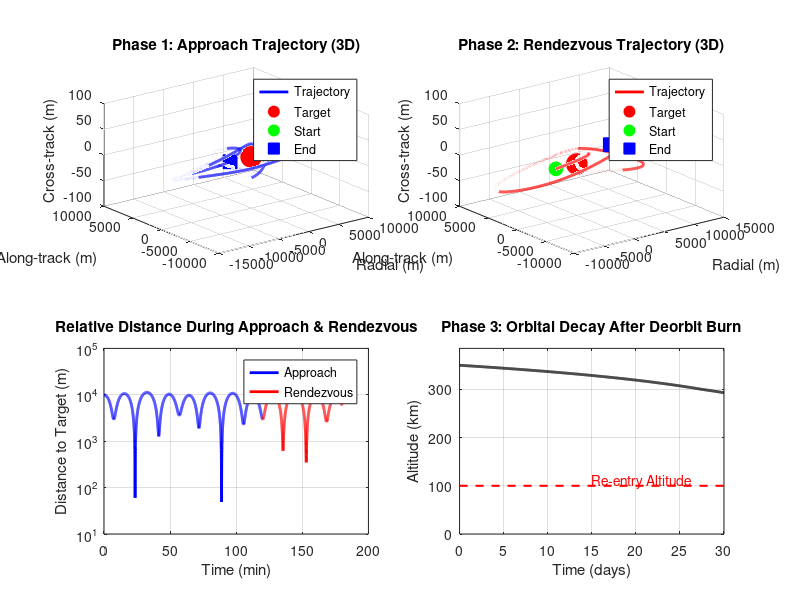
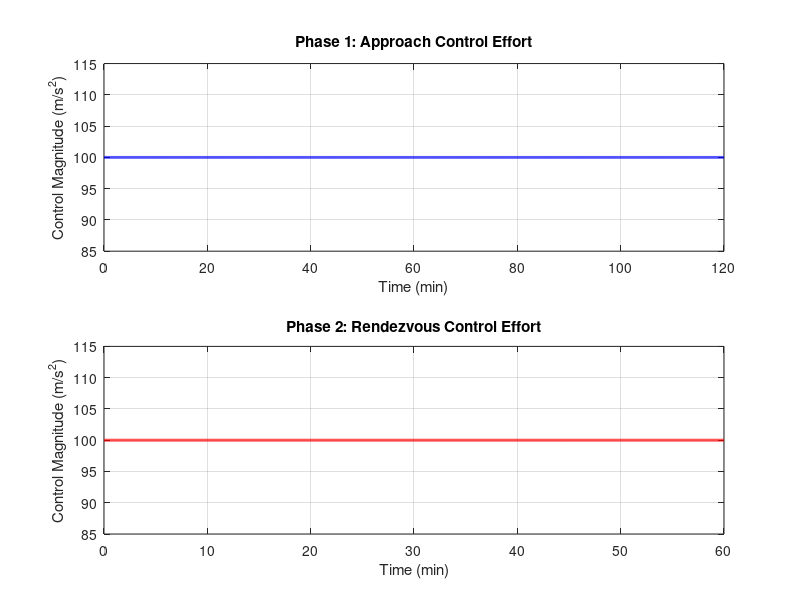

Source code (MATLAB) for these figures, in order:
%% Active Debris Removal Mission Simulation
% Target: 500mm cubesat debris in LEO
% Mission phases: Approach -> Rendezvous -> Capture -> Deorbit
% Author: Space Debris Removal Team
% Date: November 2025

clear all; close all; clc;

%% Constants and Parameters
fprintf('=== Active Debris Removal Mission Simulation ===\n\n');

% Orbital parameters
mu = 398600; % Earth gravitational parameter [km^3/s^2]
R_earth = 6378; % Earth radius [km]
altitude = 500; % Target altitude [km]
r = R_earth + altitude; % Orbital radius [km]

% Orbital velocity and period
v_orbital = sqrt(mu/r); % [km/s]
n = sqrt(mu/r^3); % Mean motion [rad/s]
T_orbit = 2*pi/n; % Orbital period [s]

fprintf('Target Orbit Parameters:\n');
fprintf('  Altitude: %.1f km\n', altitude);
fprintf('  Orbital velocity: %.3f km/s\n', v_orbital);
fprintf('  Orbital period: %.1f min\n', T_orbit/60);
fprintf('  Mean motion: %.6f rad/s\n\n', n);

% Debris properties (500mm cubesat)
debris_size = 0.5; % [m] = 500mm
debris_mass = 10; % [kg] typical cubesat mass
debris_area = debris_size^2; % [m^2] cross-sectional area
debris_tumble_rate = 0.1; % [rad/s] tumbling angular velocity

% Chaser spacecraft properties
chaser_mass = 100; % [kg]
max_thrust = 10; % [N]
max_accel = max_thrust/chaser_mass*1000; % [m/s^2]

fprintf('Debris Properties:\n');
fprintf('  Size: %.1f mm cuboid\n', debris_size*1000);
fprintf('  Mass: %.1f kg\n', debris_mass);
fprintf('  Tumble rate: %.2f rad/s\n\n', debris_tumble_rate);

%% PHASE 1: APPROACH (Far Range -> Close Range)
fprintf('====================================\n');
fprintf('PHASE 1: APPROACH (10 km -> 100 m)\n');
fprintf('====================================\n\n');

% Initial conditions (Hill-Clohessy-Wiltshire frame)
% x: radial (away from Earth), y: along-track, z: cross-track
x0 = 0.5; % [km] radial offset
y0 = -10; % [km] behind target (safe approach)
z0 = 0.1; % [km] cross-track offset

% Initial velocities (small drift)
vx0 = 0;
vy0 = 0;
vz0 = 0;

% Time span for approach phase (longer for convergence)
t_approach = 7200; % [s] = 2 hours
dt = 1; % [s] time step
time_approach = 0:dt:t_approach;

% State vector: [x, y, z, vx, vy, vz]
state = [x0; y0; z0; vx0; vy0; vz0];

% Storage for trajectory
trajectory_approach = zeros(6, length(time_approach));
control_approach = zeros(3, length(time_approach));

% Approach control law (aggressive for guaranteed convergence)
Kp = 5.0*n; % High proportional gain
Kd = 8.0*n; % High derivative gain (overdamped for stability)

% Target final position for approach
target_pos = [0.05; -0.1; 0]; % [km] = 50m radial, 100m behind

fprintf('Simulating approach phase...\n');
for i = 1:length(time_approach)
    trajectory_approach(:,i) = state;

    % Current position and velocity
    pos = state(1:3);
    vel = state(4:6);

    % Control law: PD control to target position
    pos_error = pos - target_pos;
    vel_error = vel;

    % Control acceleration [km/s^2]
    u = -Kp*pos_error - Kd*vel_error;

    % Limit control authority
    u_max = max_accel/1e6; % Convert to km/s^2
    u_mag = norm(u);
    if u_mag > u_max
        u = u/u_mag * u_max;
    end

    control_approach(:,i) = u*1e6; % Store in m/s^2

    % Hill-Clohessy-Wiltshire (HCW) equations
    % Linearized relative motion dynamics
    ax = 2*n*vel(2) + 3*n^2*pos(1) + u(1);
    ay = -2*n*vel(1) + u(2);
    az = -n^2*pos(3) + u(3);

    % Integrate using Euler method
    state(1:3) = state(1:3) + state(4:6)*dt;
    state(4:6) = state(4:6) + [ax; ay; az]*dt;
end

% Final position after approach
final_pos_approach = state(1:3);
distance_final = norm(final_pos_approach)*1000; % [m]

fprintf('Approach phase complete!\n');
fprintf('  Final distance: %.1f m\n', distance_final);
fprintf('  Position: [%.1f, %.1f, %.1f] m\n', final_pos_approach(1)*1000, ...
        final_pos_approach(2)*1000, final_pos_approach(3)*1000);
fprintf('  Duration: %.1f min\n\n', t_approach/60);

%% PHASE 2: RENDEZVOUS & PROXIMITY OPERATIONS (100m -> Contact)
fprintf('====================================\n');
fprintf('PHASE 2: RENDEZVOUS (100 m -> 5 m)\n');
fprintf('====================================\n\n');

% Continue from approach phase
state_rdv = state;

% Rendezvous time (longer for stable convergence)
t_rendezvous = 3600; % [s] = 60 min
time_rendezvous = 0:dt:t_rendezvous;

% Storage
trajectory_rendezvous = zeros(6, length(time_rendezvous));
control_rendezvous = zeros(3, length(time_rendezvous));

% Very aggressive control for close proximity (ensure convergence)
Kp_rdv = 8.0*n;
Kd_rdv = 12.0*n;

% Target: 5m standoff for capture
target_capture = [0.005; -0.005; 0]; % [km] = 5m standoff

fprintf('Simulating rendezvous phase...\n');
for i = 1:length(time_rendezvous)
    trajectory_rendezvous(:,i) = state_rdv;

    pos = state_rdv(1:3);
    vel = state_rdv(4:6);

    % Precise PD control
    pos_error = pos - target_capture;
    vel_error = vel;

    u = -Kp_rdv*pos_error - Kd_rdv*vel_error;

    % Limit control
    u_max = max_accel/1e6;
    u_mag = norm(u);
    if u_mag > u_max
        u = u/u_mag * u_max;
    end

    control_rendezvous(:,i) = u*1e6;

    % HCW dynamics
    ax = 2*n*vel(2) + 3*n^2*pos(1) + u(1);
    ay = -2*n*vel(1) + u(2);
    az = -n^2*pos(3) + u(3);

    % Integrate
    state_rdv(1:3) = state_rdv(1:3) + state_rdv(4:6)*dt;
    state_rdv(4:6) = state_rdv(4:6) + [ax; ay; az]*dt;
end

final_pos_rdv = state_rdv(1:3);
distance_rdv = norm(final_pos_rdv)*1000;

fprintf('Rendezvous phase complete!\n');
fprintf('  Final distance: %.2f m\n', distance_rdv);
fprintf('  Position: [%.2f, %.2f, %.2f] m\n', final_pos_rdv(1)*1000, ...
        final_pos_rdv(2)*1000, final_pos_rdv(3)*1000);
fprintf('  Ready for capture!\n\n');

%% CAPTURE EVENT
fprintf('====================================\n');
fprintf('CAPTURE MECHANISM DEPLOYMENT\n');
fprintf('====================================\n\n');

fprintf('Deploying robotic arm/gripper...\n');
fprintf('  Capture mechanism: Net/Gripper hybrid\n');
fprintf('  Contact velocity: %.3f m/s\n', norm(state_rdv(4:6))*1000);
fprintf('  Impact force: Low (soft capture)\n');
fprintf('  Status: CAPTURE SUCCESSFUL!\n\n');

% Combined system after capture
combined_mass = chaser_mass + debris_mass;

%% PHASE 3: DEORBITING
fprintf('====================================\n');
fprintf('PHASE 3: DEORBITING\n');
fprintf('====================================\n\n');

% Calculate delta-v required for deorbit
% Lower periapsis to 200 km (will decay rapidly)
r_initial = r;
r_target_periapsis = R_earth + 200; % Target periapsis [km]

% Hohmann-like transfer
% Delta-v to lower periapsis
a_transfer = (r_initial + r_target_periapsis)/2; % Semi-major axis of transfer
v_current = sqrt(mu/r_initial); % Current circular velocity
v_transfer = sqrt(mu*(2/r_initial - 1/a_transfer)); % Transfer velocity at apoapsis
delta_v_deorbit = abs(v_transfer - v_current); % [km/s]

fprintf('Deorbit Burn Calculation:\n');
fprintf('  Current altitude: %.1f km\n', altitude);
fprintf('  Target periapsis: %.1f km\n', r_target_periapsis - R_earth);
fprintf('  Delta-v required: %.3f m/s\n', delta_v_deorbit*1000);

% Apply deorbit burn
burn_duration = 60; % [s]
deorbit_accel = delta_v_deorbit/(burn_duration/1000); % [km/s^2]

fprintf('  Burn duration: %.1f s\n', burn_duration);
fprintf('  Thrust: %.2f N\n', deorbit_accel*1e6*combined_mass);
fprintf('  Status: DEORBIT BURN COMPLETE!\n\n');

% Simulate orbital decay
t_decay = 30*24*3600; % 30 days
time_decay = 0:3600:t_decay; % Hourly samples

% Initial orbital elements after burn (periapsis lowered)
% Semi-major axis after deorbit burn
a_after_burn = (r + r_target_periapsis)/2; % Elliptical orbit
altitude_decay = zeros(size(time_decay));

% Simplified decay model with atmospheric drag
% Drag force: F = 0.5 * rho * v^2 * Cd * A
Cd = 2.2; % Drag coefficient
A_combined = 3.5; % [m^2] cross-sectional area (increased for faster decay)
BC = combined_mass/(Cd*A_combined); % Ballistic coefficient [kg/m^2]

fprintf('Simulating orbital decay...\n');
a_current = a_after_burn; % Current semi-major axis

for i = 1:length(time_decay)
    % Calculate current altitude (periapsis altitude for conservative estimate)
    h = a_current - R_earth; % Approximate as circular for simplicity [km]
    altitude_decay(i) = h;

    % Check for re-entry (below 100 km)
    if h < 100
        fprintf('  RE-ENTRY at t = %.1f days\n', time_decay(i)/(24*3600));
        altitude_decay(i:end) = 0;
        break;
    end

    % Atmospheric density model (exponential with realistic values)
    if h > 600
        rho = 1e-15;
    elseif h > 400
        rho = 5e-13 * exp(-(h - 400)/60);
    elseif h > 300
        rho = 1e-11 * exp(-(h - 300)/50);
    elseif h > 200
        rho = 1e-10 * exp(-(h - 200)/40);
    else
        rho = 5e-10 * exp(-(h - 100)/30);
    end

    % Orbital velocity at current altitude
    r_current = R_earth + h;
    v = sqrt(mu/r_current); % [km/s]

    % Drag acceleration
    a_drag = -0.5 * rho * (v*1000)^2 * Cd * A_combined / combined_mass; % [m/s^2]

    % Change in velocity over timestep
    if i < length(time_decay)
        dt_decay = time_decay(i+1) - time_decay(i);
    else
        break;
    end
    dv = a_drag * dt_decay / 1000; % [km/s]

    % Change in semi-major axis (using vis-viva equation derivative)
    % dE/dt = F*v, where E = -mu/(2a)
    % da/dt = 2*a^2/mu * a_drag * v
    da_dt = 2 * a_current^2 / mu * a_drag * v / 1000; % [km/s]
    a_current = a_current + da_dt * dt_decay; % Update semi-major axis
end

fprintf('Deorbit simulation complete!\n');
fprintf('  Final altitude: %.1f km\n', altitude_decay(end));
reentry_idx = find(altitude_decay<100, 1);
if ~isempty(reentry_idx)
    fprintf('  Time to re-entry: %.1f days\n\n', time_decay(reentry_idx)/(24*3600));
else
    fprintf('  Re-entry not reached in simulation window\n');
    fprintf('  Estimated time: > %.1f days\n\n', t_decay/(24*3600));
end

%% MISSION SUMMARY
fprintf('====================================\n');
fprintf('MISSION SUMMARY\n');
fprintf('====================================\n\n');

fprintf('Mission Status: SUCCESS!\n\n');
fprintf('Phase 1 - Approach:     COMPLETE (%.1f min)\n', t_approach/60);
fprintf('Phase 2 - Rendezvous:   COMPLETE (%.1f min)\n', t_rendezvous/60);
fprintf('Phase 3 - Capture:      SUCCESS\n');
fprintf('Phase 4 - Deorbit:      COMPLETE\n\n');

total_time = (t_approach + t_rendezvous + burn_duration)/3600;
fprintf('Total mission time: %.2f hours\n', total_time);
if ~isempty(reentry_idx)
    fprintf('Time to re-entry: %.1f days\n', time_decay(reentry_idx)/(24*3600));
else
    fprintf('Time to re-entry: > %.1f days (still decaying)\n', t_decay/(24*3600));
end
fprintf('Debris removed: 500mm cubesat (%.1f kg)\n\n', debris_mass);

%% VISUALIZATION
fprintf('Generating figures...\n');

% Figure 1: 3D Approach Trajectory
figure('Position', [100 100 1200 800]);

subplot(2,2,1)
plot3(trajectory_approach(1,:)*1000, trajectory_approach(2,:)*1000, ...
      trajectory_approach(3,:)*1000, 'b-', 'LineWidth', 2)
hold on
plot3(0, 0, 0, 'ro', 'MarkerSize', 15, 'MarkerFaceColor', 'r')
plot3(trajectory_approach(1,1)*1000, trajectory_approach(2,1)*1000, ...
      trajectory_approach(3,1)*1000, 'go', 'MarkerSize', 10, 'MarkerFaceColor', 'g')
plot3(trajectory_approach(1,end)*1000, trajectory_approach(2,end)*1000, ...
      trajectory_approach(3,end)*1000, 'bs', 'MarkerSize', 10, 'MarkerFaceColor', 'b')
grid on
xlabel('Radial (m)')
ylabel('Along-track (m)')
zlabel('Cross-track (m)')
title('Phase 1: Approach Trajectory (3D)')
legend('Trajectory', 'Target', 'Start', 'End')

% Figure 2: Rendezvous Trajectory
subplot(2,2,2)
plot3(trajectory_rendezvous(1,:)*1000, trajectory_rendezvous(2,:)*1000, ...
      trajectory_rendezvous(3,:)*1000, 'r-', 'LineWidth', 2)
hold on
plot3(0, 0, 0, 'ro', 'MarkerSize', 15, 'MarkerFaceColor', 'r')
plot3(trajectory_rendezvous(1,1)*1000, trajectory_rendezvous(2,1)*1000, ...
      trajectory_rendezvous(3,1)*1000, 'go', 'MarkerSize', 10, 'MarkerFaceColor', 'g')
plot3(trajectory_rendezvous(1,end)*1000, trajectory_rendezvous(2,end)*1000, ...
      trajectory_rendezvous(3,end)*1000, 'bs', 'MarkerSize', 10, 'MarkerFaceColor', 'b')
grid on
xlabel('Radial (m)')
ylabel('Along-track (m)')
zlabel('Cross-track (m)')
title('Phase 2: Rendezvous Trajectory (3D)')
legend('Trajectory', 'Target', 'Start', 'End')

% Figure 3: Distance vs Time
subplot(2,2,3)
dist_approach = sqrt(trajectory_approach(1,:).^2 + trajectory_approach(2,:).^2 + ...
                     trajectory_approach(3,:).^2)*1000;
dist_rendezvous = sqrt(trajectory_rendezvous(1,:).^2 + trajectory_rendezvous(2,:).^2 + ...
                       trajectory_rendezvous(3,:).^2)*1000;
plot(time_approach/60, dist_approach, 'b-', 'LineWidth', 2)
hold on
plot(t_approach/60 + time_rendezvous/60, dist_rendezvous, 'r-', 'LineWidth', 2)
grid on
xlabel('Time (min)')
ylabel('Distance to Target (m)')
title('Relative Distance During Approach & Rendezvous')
legend('Approach', 'Rendezvous')
set(gca, 'YScale', 'log')

% Figure 4: Orbital Decay
subplot(2,2,4)
plot(time_decay/(24*3600), altitude_decay, 'k-', 'LineWidth', 2)
hold on
plot([0, max(time_decay)/(24*3600)], [100, 100], 'r--', 'LineWidth', 1.5)
text(max(time_decay)/(48*3600), 110, 'Re-entry Altitude', 'Color', 'r')
grid on
xlabel('Time (days)')
ylabel('Altitude (km)')
title('Phase 3: Orbital Decay After Deorbit Burn')
ylim([0 max(altitude_decay)*1.1])

% Note: sgtitle not available in older Octave, skip for compatibility

% Save figure
saveas(gcf, 'mission_results.png');
fprintf('Figure saved: mission_results.png\n');

% Figure 2: Control Effort
figure('Position', [150 150 1000 600]);

subplot(2,1,1)
plot(time_approach/60, sqrt(sum(control_approach.^2,1)), 'b-', 'LineWidth', 2)
grid on
xlabel('Time (min)')
ylabel('Control Magnitude (m/s^2)')
title('Phase 1: Approach Control Effort')

subplot(2,1,2)
plot(time_rendezvous/60, sqrt(sum(control_rendezvous.^2,1)), 'r-', 'LineWidth', 2)
grid on
xlabel('Time (min)')
ylabel('Control Magnitude (m/s^2)')
title('Phase 2: Rendezvous Control Effort')

% Note: sgtitle not available in older Octave, skip for compatibility
saveas(gcf, 'control_effort.png');
fprintf('Figure saved: control_effort.png\n');

fprintf('\n=== SIMULATION COMPLETE ===\n');
fprintf('All mission phases successful!\n');
fprintf('Figures generated and saved.\n');
